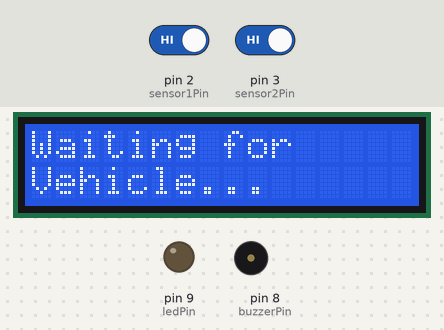
A sketch run on a simulated Arduino Uno, built with avr-gcc and run on an emulated ATmega328P. On the bench: 16×2 character LCD, output pins drawn as LEDs (lit = HIGH), buzzer (waves = sounding, pin HIGH). Inputs (shaded band) come from the test bench; at power-on: pin 2 (sensor1Pin) HIGH, pin 3 (sensor2Pin) HIGH. What the sketch prints to the serial monitor is not drawn.

Above: at 3.3 s.
3.4 s: pin 2 (sensor1Pin) driven LOW
At 4.6 s:
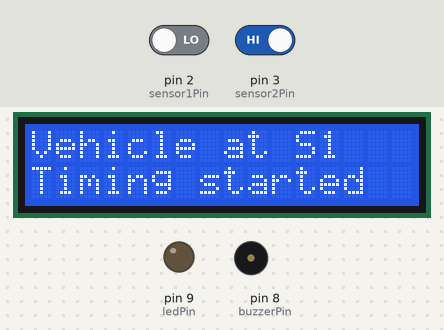
4.9 s: pin 3 (sensor2Pin) driven LOW
At 6.6 s:
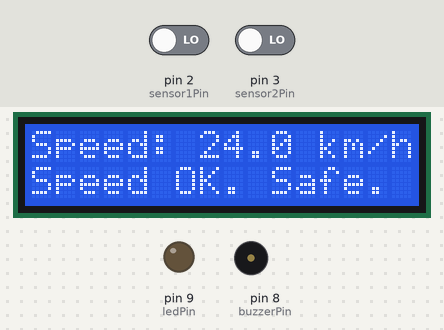
9.9 s: pin 2 (sensor1Pin) driven HIGH
At 11.2 s:
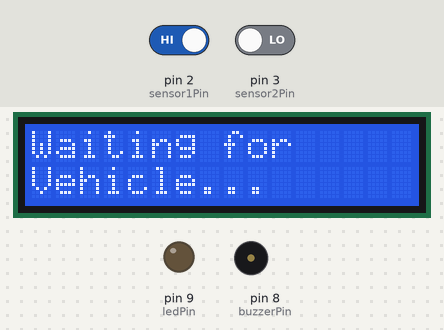
11.9 s: pin 2 (sensor1Pin) driven LOW
At 13.7 s:
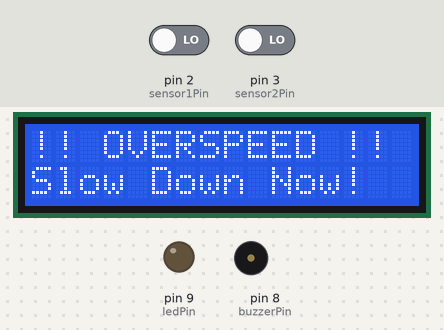
Timing chart, 0 to 15.2 s (numbered marks = the images above; inputs shaded):
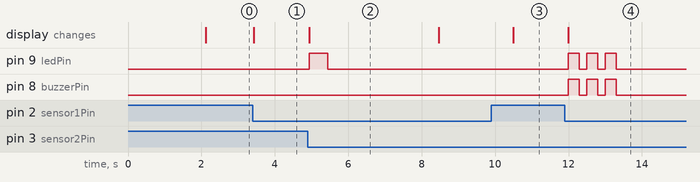

The sketch:

main.ino
```cpp
#include <Wire.h>
#include <LiquidCrystal_I2C.h> //library for LCD display

LiquidCrystal_I2C lcd(0x27, 16, 2);

const int sensor1Pin = 2;
const int sensor2Pin = 3;
const int buzzerPin  = 8;
const int ledPin     = 9;

const float SENSOR_DISTANCE_M = 10.0;
const float SPEED_LIMIT_KMH   = 40.0;

unsigned long triggerTime1 = 0;
bool waitingForSensor2     = false;

void setup() {
  Serial.begin(9600);
  lcd.init();
  lcd.backlight();
  pinMode(sensor1Pin, INPUT_PULLUP);
  pinMode(sensor2Pin, INPUT_PULLUP);
  pinMode(buzzerPin,  OUTPUT);
  pinMode(ledPin,     OUTPUT);
  showWelcome();
}

void showWelcome() {
  lcd.clear();
  lcd.setCursor(0, 0);
  lcd.print("Wildlife Zone");
  lcd.setCursor(0, 1);
  lcd.print("Speed Monitor ON");
  delay(2000);
  lcd.clear();
  lcd.setCursor(0, 0);
  lcd.print("Waiting for");
  lcd.setCursor(0, 1);
  lcd.print("Vehicle...");
}

void triggerAlert(float speed) {
  lcd.clear();
  lcd.setCursor(0, 0);
  lcd.print("!! OVERSPEED !!");
  lcd.setCursor(0, 1);
  lcd.print("Slow Down Now!");
  Serial.print("ALERT! Speed: ");
  Serial.print(speed, 1);
  Serial.println(" km/h — Limit exceeded!");
  for (int i = 0; i < 3; i++) {
    digitalWrite(buzzerPin, HIGH);
    digitalWrite(ledPin, HIGH);
    delay(300);
    digitalWrite(buzzerPin, LOW);
    digitalWrite(ledPin, LOW);
    delay(200);
  }
}

void showSpeed(float speed) {
  lcd.clear();
  lcd.setCursor(0, 0);
  lcd.print("Speed: ");
  lcd.print(speed, 1);
  lcd.print(" km/h");
  lcd.setCursor(0, 1);
  if (speed > SPEED_LIMIT_KMH) {
    lcd.print("ALERT TRIGGERED!");
    triggerAlert(speed);
  } else {
    lcd.print("Speed OK. Safe.");
    Serial.print("Speed: ");
    Serial.print(speed, 1);
    Serial.println(" km/h — Within limit");
    digitalWrite(ledPin, HIGH);
    delay(500);
    digitalWrite(ledPin, LOW);
  }
  delay(3000);
  showWelcome();
}

void loop() {
  bool s1 = (digitalRead(sensor1Pin) == LOW);
  bool s2 = (digitalRead(sensor2Pin) == LOW);

  if (s1 && !waitingForSensor2) {
    triggerTime1 = millis();
    waitingForSensor2 = true;
    lcd.clear();
    lcd.setCursor(0, 0);
    lcd.print("Vehicle at S1");
    lcd.setCursor(0, 1);
    lcd.print("Timing started");
    Serial.println("Sensor 1 triggered");
  }

  if (s2 && waitingForSensor2) {
    unsigned long elapsed = millis() - triggerTime1;
    if (elapsed > 0) {
      float timeSec = elapsed / 1000.0;
      float speedMS = SENSOR_DISTANCE_M / timeSec;
      float speedKMH = speedMS * 3.6;
      waitingForSensor2 = false;
      Serial.print("Time elapsed: ");
      Serial.print(timeSec, 2);
      Serial.println("s");
      showSpeed(speedKMH);
    }
  }

  if (waitingForSensor2 && (millis() - triggerTime1 > 30000)) {
    waitingForSensor2 = false;
    showWelcome();
  }
}
```

Measured:
- after the input at 3.4 s, the display: changes at once (image 1)
- after the input at 4.9 s, pin 9 (ledPin): LOW → HIGH at once, → LOW 0.50 s later; the display: changes at once (image 2)
- after the input at 9.9 s, pin 9 (ledPin), pin 8 (buzzerPin): stops changing and stays LOW
- after the input at 11.9 s, pin 9 (ledPin), pin 8 (buzzerPin): alternates HIGH for 0.30 s and LOW for 0.20 s, 6 changes in all, then stays LOW, starting after 0.10 s; the display: changes after 0.10 s (image 4)
- what the display in image 2 shows lasts 3.6 s, from 4.9 s to 8.5 s
